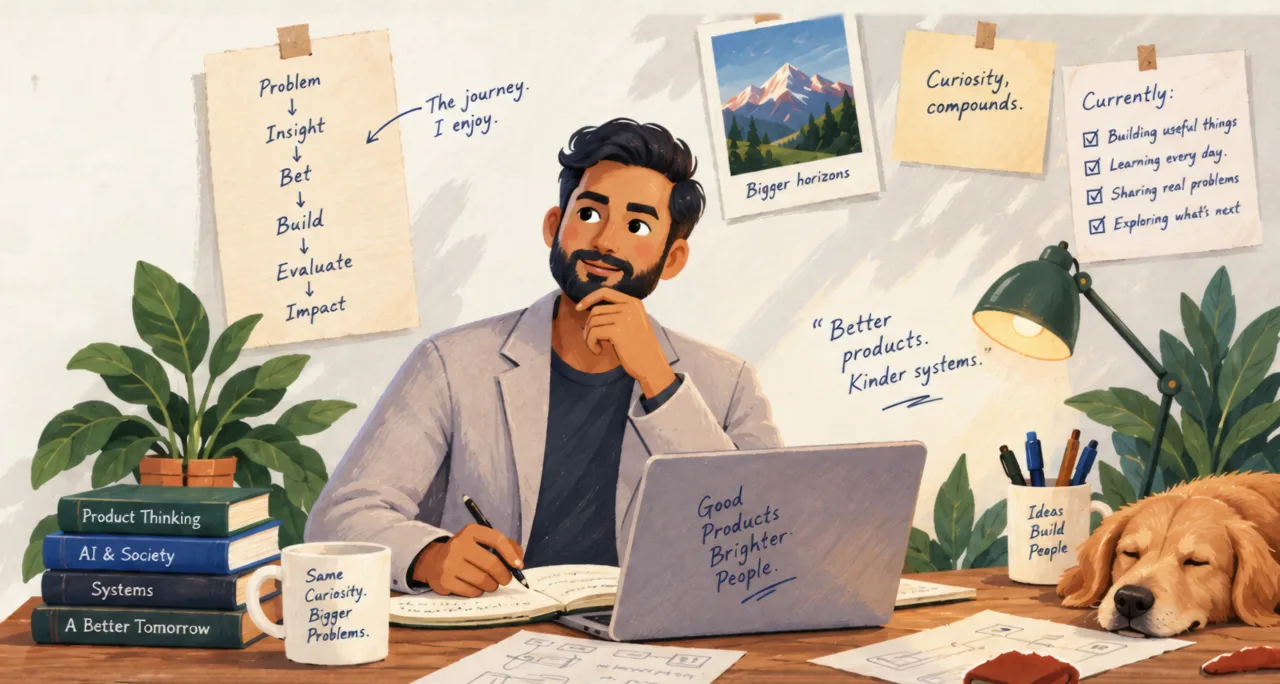
#> input picture content/media/illustrations/hero-desk.webp, 1280 x 684 px
$ python key.py ../../content/media/illustrations/hero-desk.webp ../../content/media/illustrations/scene-about-dark.webp
#> lines starting #> are read from the running program, lines starting #| are printed output that depends on the picture
# Local key: pixels close to the flat backdrop become transparent (soft edge band).
# v2 (EVAL-038 P2 gate): magenta-hued pixels DARKER than the backdrop are cast shadows on the backdrop,
# not object pixels. They become soft, semi-transparent warm ink (alpha <= 0.35, blurred ~2 px) instead of
# being kept opaque and despilled to near-black.
import sys
from PIL import Image, ImageFilter
import numpy as np
src, dst = sys.argv[1], sys.argv[2]
im = np.asarray(Image.open(src).convert("RGB")).astype(np.float32)
h, w, _ = im.shape
#> h = 684; w = 1280
c = im[:16, w//3:].reshape(-1,3)  # top band, right two-thirds: always backdrop in our layer prompts
bg = np.median(c, axis=0)
#> bg = [241, 237, 225]
d = np.sqrt(((im - bg) ** 2).sum(axis=2))
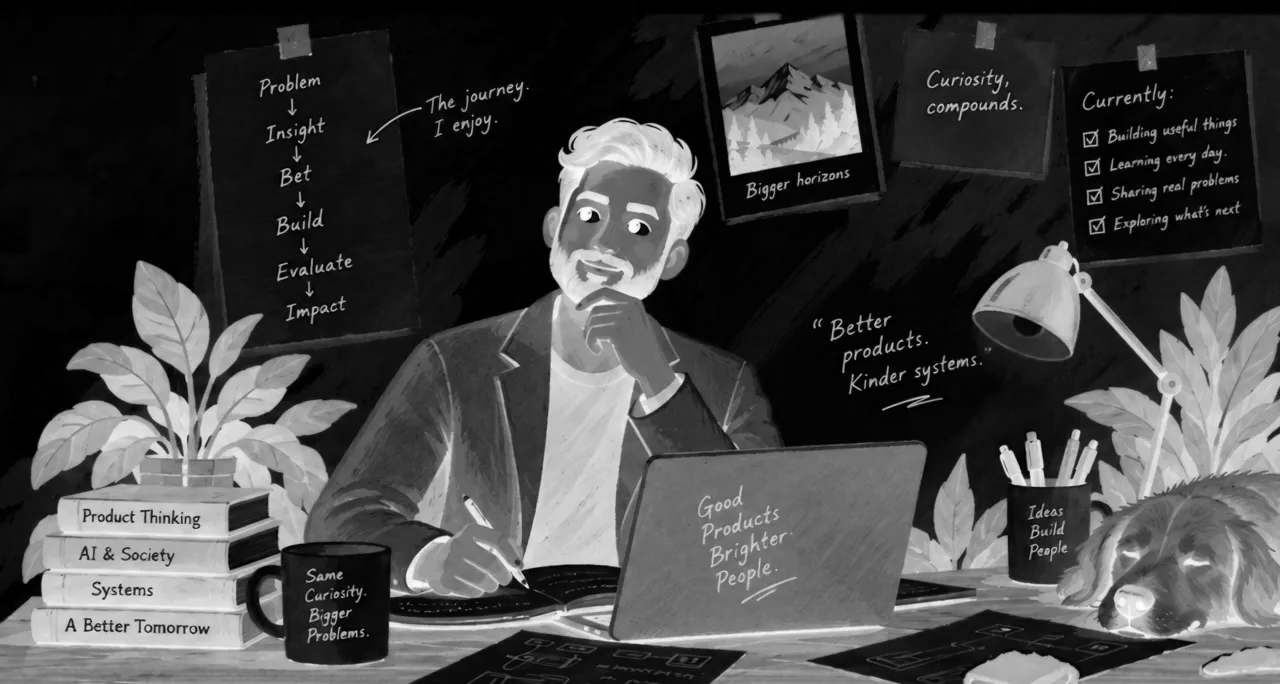
#> d: shape (684, 1280) float32; min 1, max 406, mean 111.9; drawn with min black and max white
lo, hi = 18.0, 42.0
a = np.clip((d - lo) / (hi - lo), 0, 1)
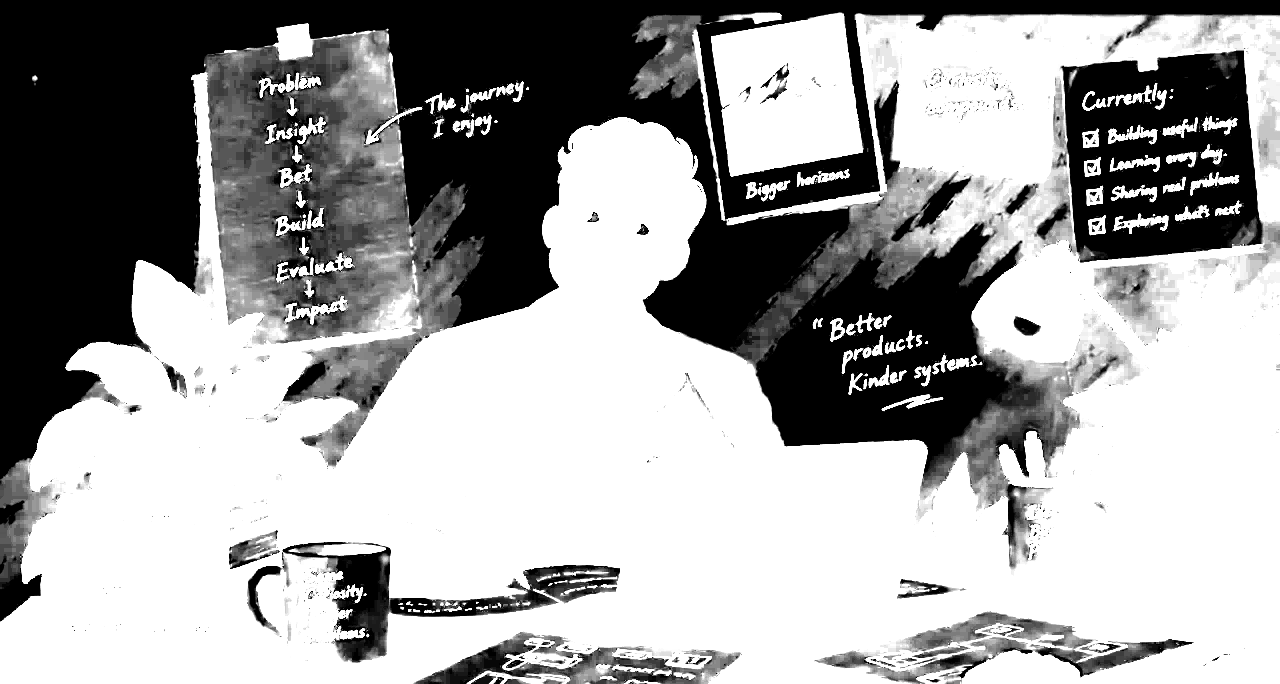
#> a: shape (684, 1280) float32; min 0, max 1, mean 0.632
is_magenta_bg = bg[0] > bg[1] + 80 and bg[2] > bg[1] + 80
#> is_magenta_bg = False
shadow = np.zeros_like(a, dtype=bool)
if is_magenta_bg:
    R, G, B = im[:,:,0], im[:,:,1], im[:,:,2]
    hue_mag = (R - G > 40) & (B - G > 40)
    lum = im.mean(axis=2); bg_lum = bg.mean()
    shadow = hue_mag & (lum < bg_lum - 8)
    dark = np.clip(1 - lum / bg_lum, 0, 1)
    a = np.where(shadow, np.clip(dark * 0.33, 0, 0.35), a)
alpha = Image.fromarray((a * 255).astype(np.uint8)).filter(ImageFilter.MedianFilter(3))
if shadow.any():
    soft = np.asarray(alpha.filter(ImageFilter.GaussianBlur(2))).astype(np.float32)
    al = np.asarray(alpha).astype(np.float32)
    alpha = Image.fromarray(np.where(shadow, soft, al).astype(np.uint8))
    im[shadow] = (52, 30, 22)  # warm dark-paper ink (≈ --mat-side family), never pure black
# despill: pull the background's dominant channels back toward the others (magenta: R,B > G)
if bg[0] > bg[1] and bg[2] > bg[1]:
    m = np.minimum(im[:,:,0], im[:,:,2]); ex = np.clip(m - im[:,:,1], 0, None) * 1.0
    im[:,:,0] -= ex; im[:,:,2] -= ex
out = Image.fromarray(np.clip(im,0,255).astype(np.uint8)).convert("RGBA"); out.putalpha(alpha); out.save(dst)
#> after `out.putalpha(alpha)`:
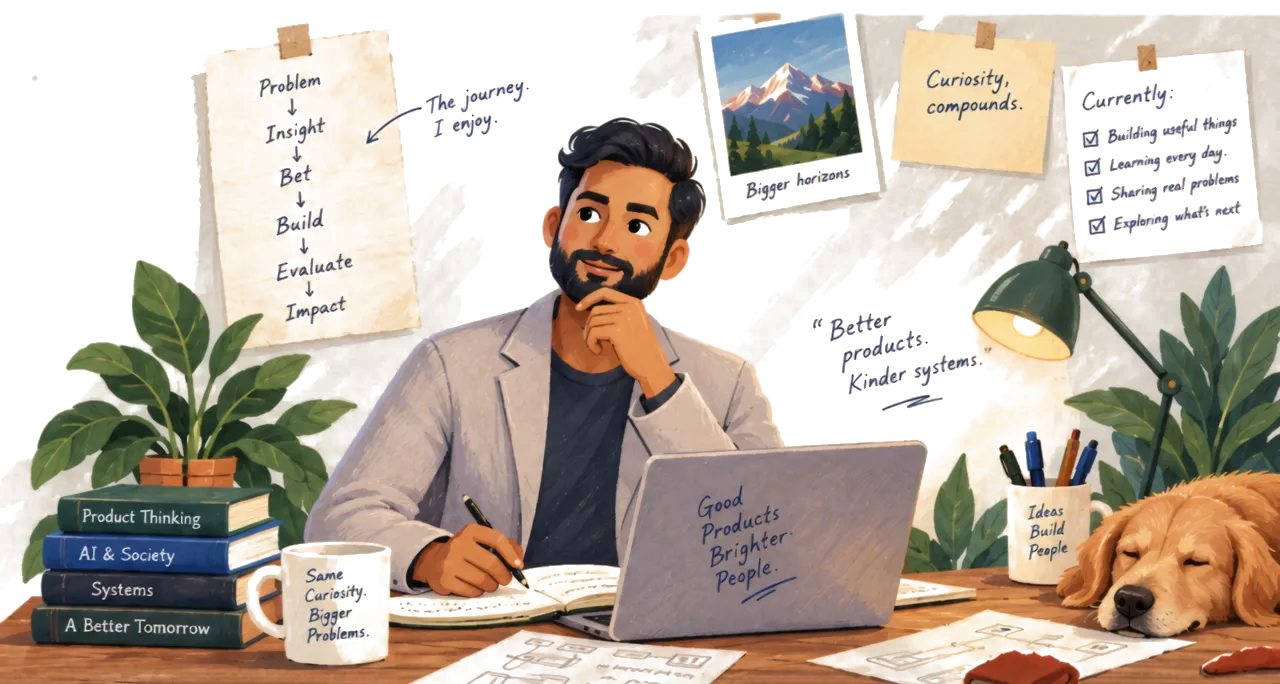
#> out: PIL image 1280x684 RGBA; mean R, G, B, A 188.8, 174.4, 157.3, 161.4; transparent parts drawn white
print("bg", bg.round(1), "transparent%", round(float((a == 0).mean() * 100), 1), "shadow%", round(float(shadow.mean()*100), 2))
#| bg [241. 237. 225.] transparent% 27.1 shadow% 0.0
#> shadow: shape (684, 1280) bool; every value is 0

$ run again, on content/media/illustrations/scene-experience-dark.webp
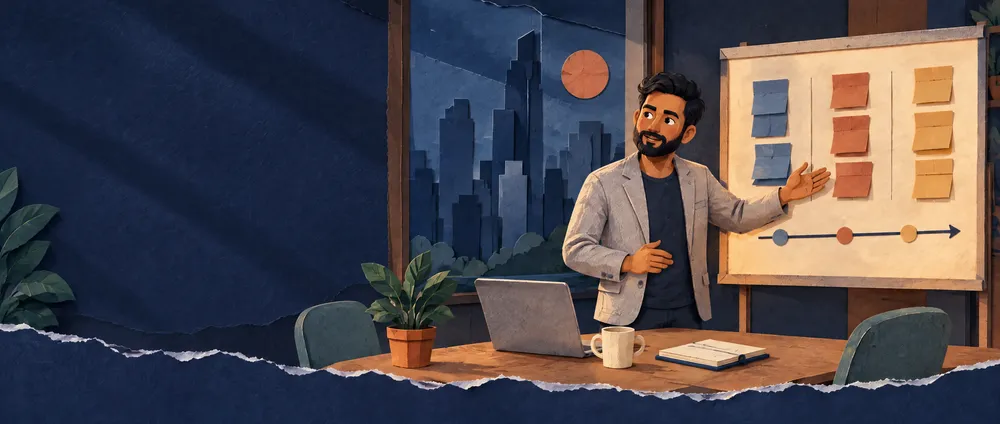
#> input picture content/media/illustrations/scene-experience-dark.webp, 1000 x 424 px, shrunk from 3168 x 1344 before the run
#> bg = [30, 36, 51]
#> `a = np.clip((d - lo) / (hi - lo), 0, 1)`:
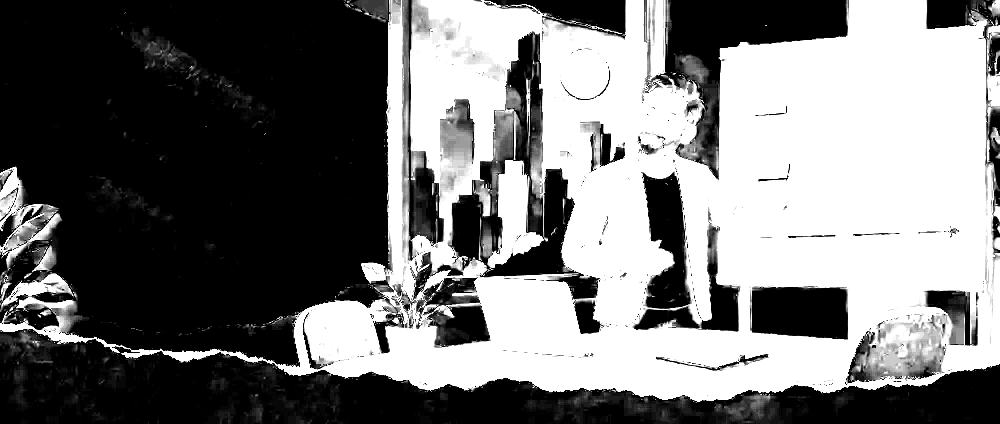
#> a: shape (424, 1000) float32; min 0, max 1, mean 0.465
#> is_magenta_bg = False
#> `out.putalpha(alpha)`:
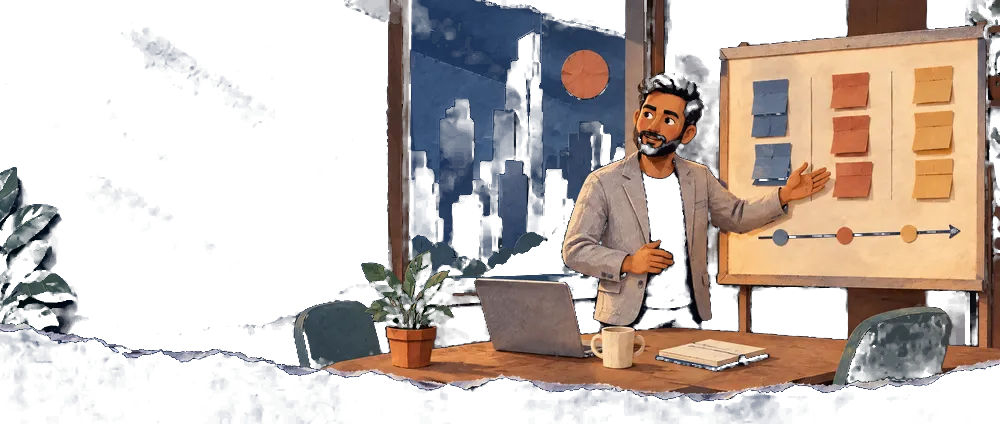
#> out: PIL image 1000x424 RGBA; mean R, G, B, A 77.2, 71.9, 77.5, 118.9; transparent parts drawn white
#| bg [30. 36. 51.] transparent% 41.7 shadow% 0.0
#> shadow: shape (424, 1000) bool; every value is 0

$ run again, on content/media/illustrations/scene-playground.webp
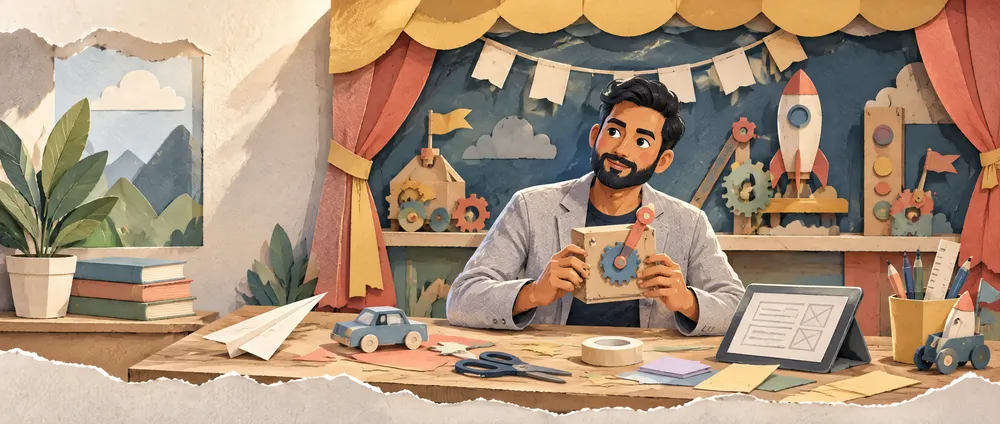
#> input picture content/media/illustrations/scene-playground.webp, 1000 x 424 px, shrunk from 3168 x 1344 before the run
#> bg = [221, 162, 86]
#> `a = np.clip((d - lo) / (hi - lo), 0, 1)`:
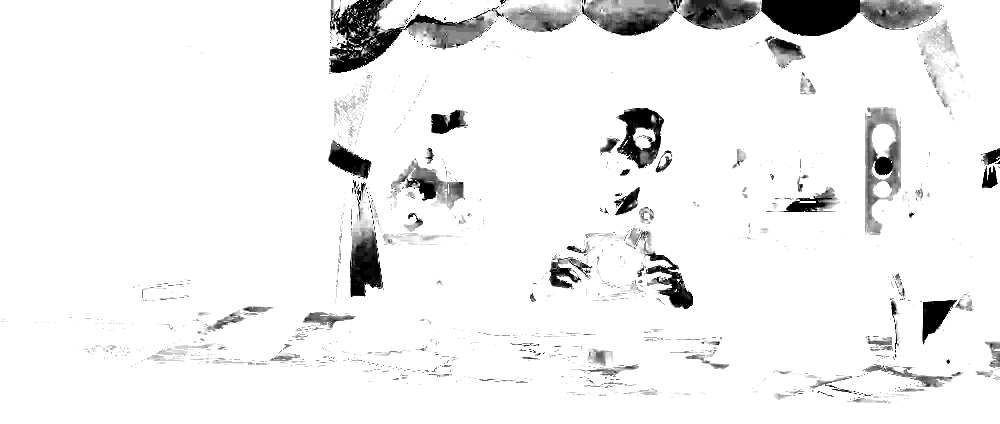
#> a: shape (424, 1000) float32; min 0, max 1, mean 0.939
#> is_magenta_bg = False
#> `out.putalpha(alpha)`:
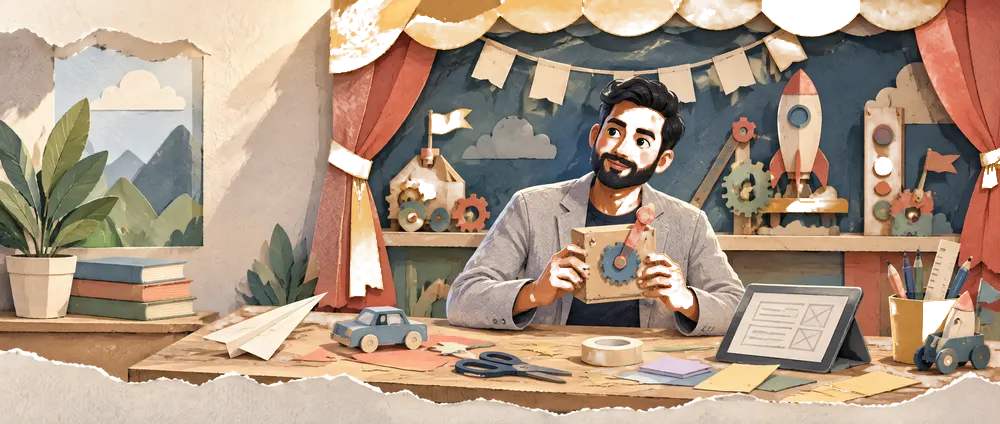
#> out: PIL image 1000x424 RGBA; mean R, G, B, A 170.7, 145.3, 121.9, 240; transparent parts drawn white
#| bg [221. 162.  86.] transparent% 2.3 shadow% 0.0
#> shadow: shape (424, 1000) bool; every value is 0
